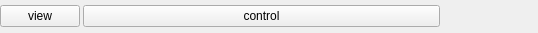
<?xml version="1.0" encoding="UTF-8"?>
<ui version="4.0">
 <class>Robot</class>
 <widget class="QWidget" name="robot">
  <property name="geometry">
   <rect>
    <x>0</x>
    <y>0</y>
    <width>538</width>
    <height>33</height>
   </rect>
  </property>
  <property name="windowTitle">
   <string>Form</string>
  </property>
  <layout class="QVBoxLayout" name="verticalLayout">
   <property name="spacing">
    <number>0</number>
   </property>
   <property name="leftMargin">
    <number>0</number>
   </property>
   <property name="topMargin">
    <number>0</number>
   </property>
   <property name="rightMargin">
    <number>0</number>
   </property>
   <property name="bottomMargin">
    <number>0</number>
   </property>
   <item>
    <widget class="QFrame" name="frame_robot">
     <property name="frameShape">
      <enum>QFrame::NoFrame</enum>
     </property>
     <property name="frameShadow">
      <enum>QFrame::Plain</enum>
     </property>
     <property name="lineWidth">
      <number>0</number>
     </property>
     <layout class="QHBoxLayout" name="horizontalLayout">
      <property name="spacing">
       <number>3</number>
      </property>
      <property name="leftMargin">
       <number>0</number>
      </property>
      <property name="topMargin">
       <number>0</number>
      </property>
      <property name="rightMargin">
       <number>0</number>
      </property>
      <property name="bottomMargin">
       <number>0</number>
      </property>
      <item>
       <widget class="QPushButton" name="button_view">
        <property name="sizePolicy">
         <sizepolicy hsizetype="Fixed" vsizetype="Fixed">
          <horstretch>0</horstretch>
          <verstretch>0</verstretch>
         </sizepolicy>
        </property>
        <property name="focusPolicy">
         <enum>Qt::NoFocus</enum>
        </property>
        <property name="statusTip">
         <string>Register events to get sensor data</string>
        </property>
        <property name="text">
         <string>view</string>
        </property>
        <property name="checkable">
         <bool>true</bool>
        </property>
       </widget>
      </item>
      <item>
       <widget class="QPushButton" name="button_control">
        <property name="focusPolicy">
         <enum>Qt::NoFocus</enum>
        </property>
        <property name="statusTip">
         <string>Get control access  to the robot</string>
        </property>
        <property name="text">
         <string>control</string>
        </property>
        <property name="checkable">
         <bool>true</bool>
        </property>
       </widget>
      </item>
      <item>
       <widget class="QPushButton" name="button_handoff">
        <property name="sizePolicy">
         <sizepolicy hsizetype="Fixed" vsizetype="Fixed">
          <horstretch>0</horstretch>
          <verstretch>0</verstretch>
         </sizepolicy>
        </property>
        <property name="maximumSize">
         <size>
          <width>32</width>
          <height>32</height>
         </size>
        </property>
        <property name="text">
         <string/>
        </property>
        <property name="icon">
         <iconset theme="dialog-question">
          <normaloff>.</normaloff>.</iconset>
        </property>
        <property name="iconSize">
         <size>
          <width>32</width>
          <height>32</height>
         </size>
        </property>
        <property name="flat">
         <bool>true</bool>
        </property>
       </widget>
      </item>
      <item>
       <widget class="QPushButton" name="button_warnings">
        <property name="sizePolicy">
         <sizepolicy hsizetype="Fixed" vsizetype="Fixed">
          <horstretch>0</horstretch>
          <verstretch>0</verstretch>
         </sizepolicy>
        </property>
        <property name="maximumSize">
         <size>
          <width>32</width>
          <height>32</height>
         </size>
        </property>
        <property name="text">
         <string/>
        </property>
        <property name="icon">
         <iconset theme="dialog-warning">
          <normaloff>../../../../../../../.designer/backup</normaloff>../../../../../../../.designer/backup</iconset>
        </property>
        <property name="iconSize">
         <size>
          <width>32</width>
          <height>32</height>
         </size>
        </property>
        <property name="flat">
         <bool>true</bool>
        </property>
       </widget>
      </item>
      <item>
       <widget class="QPushButton" name="button_details">
        <property name="sizePolicy">
         <sizepolicy hsizetype="Fixed" vsizetype="Fixed">
          <horstretch>0</horstretch>
          <verstretch>0</verstretch>
         </sizepolicy>
        </property>
        <property name="maximumSize">
         <size>
          <width>25</width>
          <height>25</height>
         </size>
        </property>
        <property name="statusTip">
         <string>Get additional information to the robot</string>
        </property>
        <property name="text">
         <string/>
        </property>
        <property name="icon">
         <iconset theme="help-about">
          <normaloff>../../../../../../../.designer/backup</normaloff>../../../../../../../.designer/backup</iconset>
        </property>
        <property name="flat">
         <bool>true</bool>
        </property>
       </widget>
      </item>
     </layout>
    </widget>
   </item>
  </layout>
 </widget>
 <resources/>
 <connections/>
</ui>
